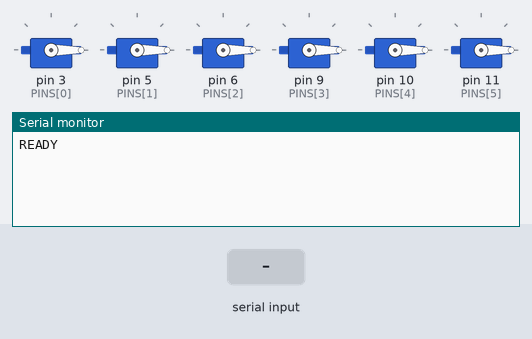
The sketch below on a simulated Arduino Uno, built with avr-gcc and run on an emulated ATmega328P. Parts: 6 × servo, the last lines printed to the serial monitor. The inputs (shaded band) are chosen by the test bench.

Above: at 1.2 s.
1.3 s: "#\n" received over Serial
At 2.3 s:
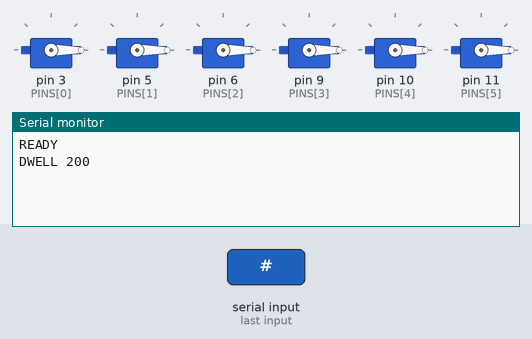
2.8 s: byte 10 ('\n') received over Serial
At 3.5 s:
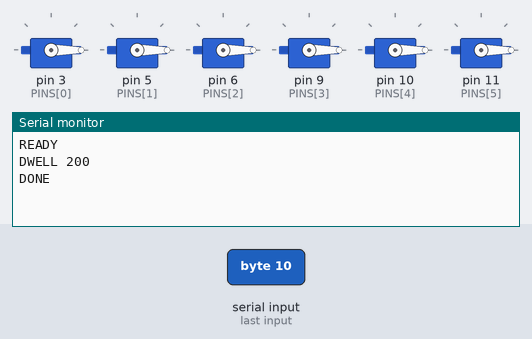

Measured:
- after the input at 1.3 s, the serial monitor: prints a new line at once (image 1)
- after the input at 2.8 s, the serial monitor: prints a new line at once (image 2)

The sketch:

braille_servo.ino
```cpp
// Braille Vision: 6-servo braille cell driver (Arduino Uno / Nano / Mega)
//
// Serial protocol, 115200 baud, sent by the Braille Vision web app:
//   0x40..0x7F  one braille cell; bits 0..5 = dots 1..6 (0x40 = blank cell / space)
//   '\n'        end of word: lower all dots after the last cell has been shown
//   '!'         clear: drop anything queued and lower all dots (sent before each new word)
//   '#<ms>\n'   set how long each cell is held, e.g. "#1200\n"
//
// Wiring: dot servo signal pins below. Power the servos from a separate 5 V supply
// (not the Arduino 5 V pin) and connect that supply's ground to Arduino GND.
//
//   dot 1 (o .)  dot 4 (. o)
//   dot 2 (o .)  dot 5 (. o)
//   dot 3 (o .)  dot 6 (. o)

#include <Servo.h>

const uint8_t PINS[6] = {3, 5, 6, 9, 10, 11};  // dot 1..6
const uint8_t UP_DEG = 60;                      // raised position: tune for your linkage
const uint8_t DOWN_DEG = 0;                     // lowered position
const uint8_t END_OF_WORD = 0x80;

Servo dots[6];
uint8_t q[96];
uint8_t qHead = 0, qTail = 0;
unsigned long dwellMs = 1200, shownAt = 0;
bool holding = false;
char cmd[8];
uint8_t cmdLen = 0;
bool inCmd = false;

void setCell(uint8_t mask) {
  for (uint8_t i = 0; i < 6; i++) dots[i].write(((mask >> i) & 1) ? UP_DEG : DOWN_DEG);
}

void enqueue(uint8_t v) {
  uint8_t next = (qTail + 1) % sizeof(q);
  if (next != qHead) { q[qTail] = v; qTail = next; }  // drop when full
}

void setup() {
  Serial.begin(115200);
  for (uint8_t i = 0; i < 6; i++) dots[i].attach(PINS[i]);
  setCell(0);
  Serial.println("READY");
}

void loop() {
  while (Serial.available()) {
    uint8_t c = Serial.read();
    if (inCmd) {
      if (c == '\n') {
        cmd[cmdLen] = 0;
        dwellMs = constrain(atol(cmd), 200, 10000);
        inCmd = false;
        Serial.print("DWELL "); Serial.println(dwellMs);
      } else if (cmdLen < sizeof(cmd) - 1) {
        cmd[cmdLen++] = c;
      }
    } else if (c == '#') {
      inCmd = true; cmdLen = 0;
    } else if (c == '!') {
      qHead = qTail = 0; holding = false; setCell(0);
    } else if (c == '\n') {
      enqueue(END_OF_WORD);
    } else if (c >= 0x40 && c <= 0x7F) {
      enqueue(c & 0x3F);
    }
  }

  if (holding && millis() - shownAt < dwellMs) return;
  if (qHead == qTail) return;

  uint8_t v = q[qHead];
  qHead = (qHead + 1) % sizeof(q);
  if (v == END_OF_WORD) {
    setCell(0); holding = false;
    Serial.println("DONE");
  } else {
    setCell(v); holding = true; shownAt = millis();
    Serial.print("CELL "); Serial.println(v);
  }
}
```
